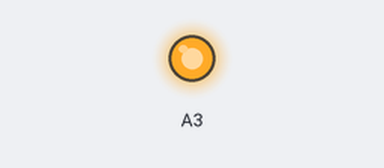
Simulated run of this sketch. Board: Arduino Uno, built with avr-gcc and run on an emulated ATmega328P. Parts: output pins drawn as LEDs (lit = HIGH). At 0.0 s the program stops and its outputs stay as they are.

Above: at 0.1 s.
Timing chart, 0 to 1.5 s (numbered marks = the images above):
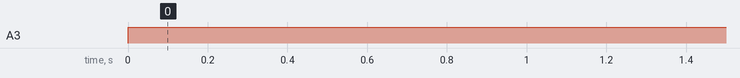

Measured:
- by itself, A3: LOW → HIGH at 0.00 s

The sketch:

code.ino
```cpp
int main(){
  while(1){
  //600 ~ 3.0V
  // A1-PB2 , A3-PB3
  if(analogRead(A1) < 600) {
      analogWrite(A3, 255);
  } else {
      /* Delay prevents realy
       *  from turning OFF instant
       */
      delay(200);
      analogWrite(A3, 0);
    }
  }
}
```
